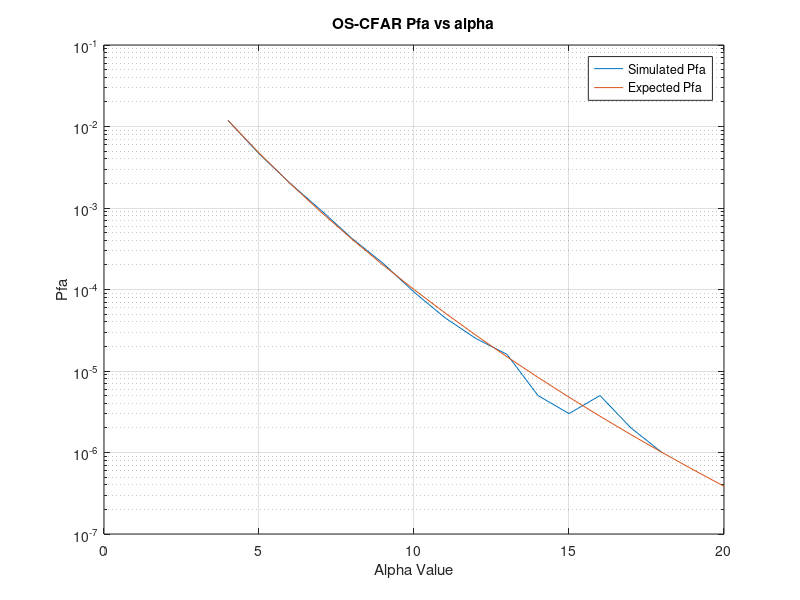

This figure's MATLAB source:
clear all;
format longE;

Iterations = 1e6;
N = 20;
index =15;



Reference_cells = zeros(N,Iterations);

alpha_range = 4:1:20;

Pfa = [];
Pfa_average = [];

I = randn(N,Iterations);
Q = randn(N,Iterations);
Reference_cells = (I + 1j*Q)/sqrt(2);
	

Reference_cells_AD = abs(Reference_cells).^2;
Sorted_Cells = sort(Reference_cells_AD,1,'ascend');
	
g = Sorted_Cells(index,:);

    
    
for alpha  = alpha_range

	disp(alpha);

	
	T = g*alpha;

	I_test = randn(Iterations,1);
	Q_test = randn(Iterations,1);
	Test_Signal = (I_test + 1j*Q_test)/sqrt(2);
	Test_AD = abs(Test_Signal).^2;

	False_Alarms = sum((Test_AD.'-T)>0);
	Pfa = [Pfa;False_Alarms/Iterations];
    
    Pfa_average = [Pfa_average; factorial(N)*factorial(alpha+N-index)/(factorial(N-index)*factorial(alpha+N))];
   
end;
close all
figure;
semilogy(alpha_range,Pfa);
hold on;
semilogy(alpha_range,Pfa_average);
grid on;
xlabel('Alpha Value');
ylabel('Pfa');
title('OS-CFAR Pfa vs alpha')
legend('Simulated Pfa','Expected Pfa')